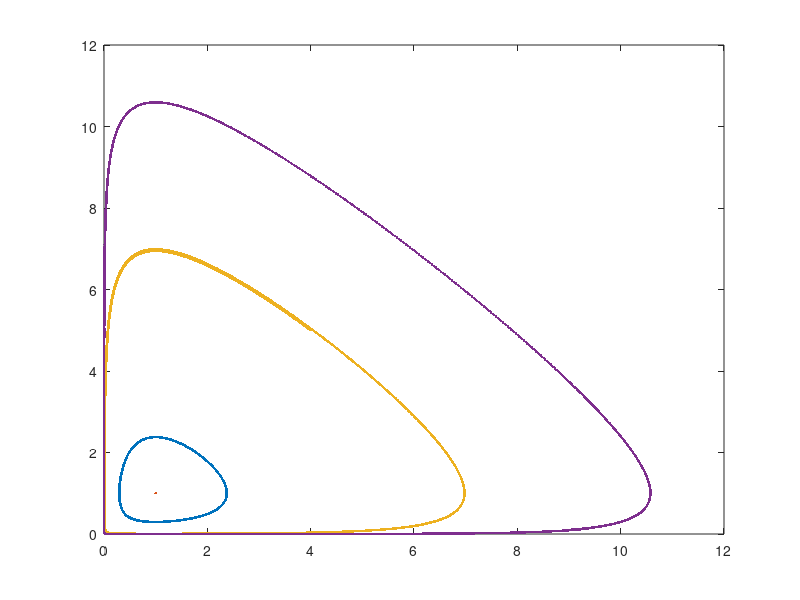

Recreate this plot in MATLAB.
load('ExplicitPhase_04_05_8.mat');
IP0405 = EcoRecord;
load('ExplicitPhase_1_1_8.mat');
IP11 = EcoRecord;
load('ExplicitPhase_4_5_12.mat');
IP45 = EcoRecord;
load('ExplicitPhase_9_01_14.mat');
IP901 = EcoRecord;

[IP0405_R_Size, IP0405_C_Size] = size(IP0405);
for idx = 1:IP0405_R_Size
    IP0405_X(idx) = IP0405(idx, 1);
    IP0405_Y(idx) = IP0405(idx, 2);
end

[IP11_R_Size, IP11_C_Size] = size(IP11);
for idx = 1:IP11_R_Size
    IP11_X(idx) = IP11(idx, 1);
    IP11_Y(idx) = IP11(idx, 2);
end

[IP45_R_Size, IP45_C_Size] = size(IP45);
for idx = 1:IP45_R_Size
    IP45_X(idx) = IP45(idx, 1);
    IP45_Y(idx) = IP45(idx, 2);
end

[IP901_R_Size, IP901_C_Size] = size(IP901);
for idx = 1:IP901_R_Size
    IP901_X(idx) = IP901(idx, 1);
    IP901_Y(idx) = IP901(idx, 2);
end

plot(IP0405_X, IP0405_Y, '.', IP11_X, IP11_Y, '.', IP45_X, IP45_Y, '.', IP901_X, IP901_Y, '.');